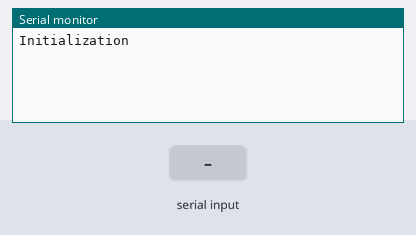
The sketch below on a simulated Arduino Mega 2560, built with avr-gcc and run on an emulated ATmega2560. On the bench: the last lines printed to the serial monitor. The test bench sets the inputs (shaded band).

Above: at 1.5 s.
1.6 s: "1\n" received over the second serial link
At 3.1 s:
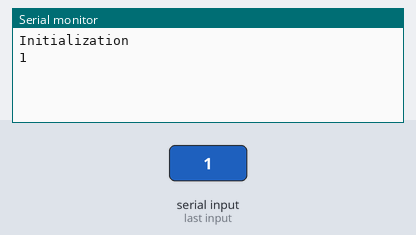
3.5 s: "0\n" received over the second serial link
At 4.6 s:
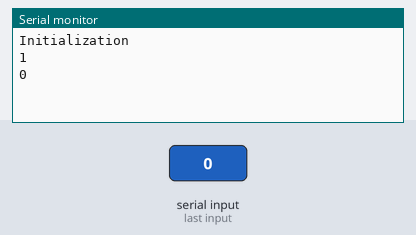
5.0 s: "2\n" received over the second serial link
At 5.4 s:
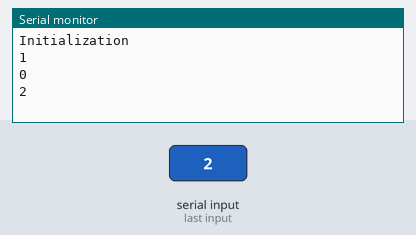

Measured:
- after the input at 1.6 s, the serial monitor: prints a new line after 0.40 s (image 1)
- after the input at 3.5 s, the serial monitor: prints a new line after 0.50 s (image 2)
- after the input at 5.0 s, the serial monitor: prints a new line at once (image 3)

The sketch:

RX_TX_AVR.ino
```cpp
#define BAUD 9600

void setup(){
  Serial.begin(BAUD);
  Serial1.begin(BAUD); //Connect AVR to these pair of RX TX
  Serial.println("Initialization");
}

void loop(){
  Serial1.print('a');
  delay(500);
}


void serialEvent1(){
  String b;
  while (Serial1.available() > 0){
    b = Serial1.readStringUntil('\n');
    Serial.println(b);
  }
}
```
